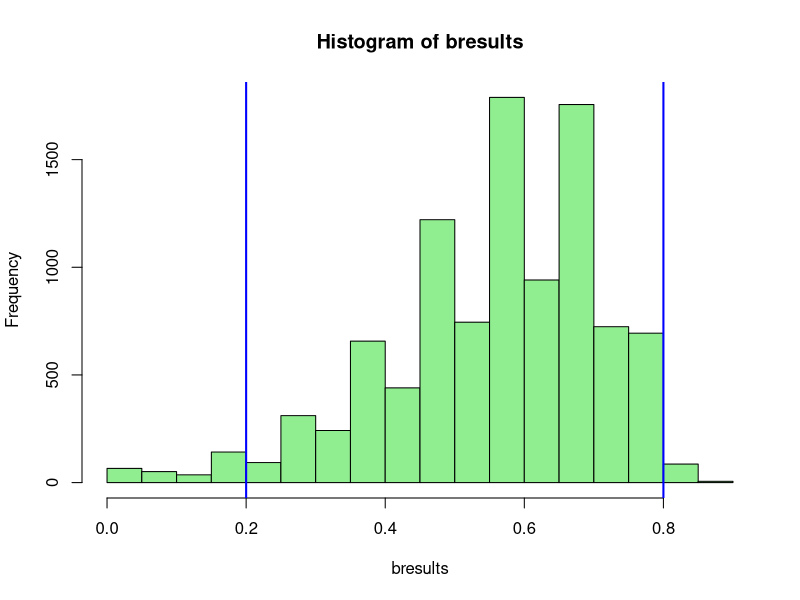

Write the R code that produced this figure.
# Example code supplied for illustrative purposes only. The regression equations below were built
# using 2 years of data from our level 1 trauma academic medical center. They will not work out of the
# box for your institution.
# 2019-2020 Edward G. Brown MS, Patricia K. Howard PhD RN, Daniel Moore MD
# For more information please read the paper SIMULATING EMERGENCY DEPARTMENT BOARDING USING A DIFFERENCE EQUATION 
# at https://doi.org/10.1101/2020.03.19.20039040

bfunc <- function() {

  days <- 30
  lower <- 200
  upper <- 300
  
  threshold <- 40

  xbar.rand <- rep(NA,days)
  xbar.star <- rep(NA,days)
  xbar.start <- rep(NA,days)
  xbar.stop <- rep(NA,days)

  start_int <- 22.44721952
  start_slope <- 0.179980129
  stop_int <- 32.5802325885976
  stop_slope <- 0.492633658985415
  
    
for (i in 1:days)
  xbar.rand[[i]] <-sample(lower:upper, 1)

for (i in 1:days)
  xbar.start[[i]] <- start_int + (xbar.rand[[i]] * start_slope)


for (i in 1:days)
  xbar.stop[[i]] <- stop_int +(xbar.start[[i]] * stop_slope)

# Why 12? In our observed data, the starting day balance of a day (selected at random) was 12. This starts our iteration.
# Patients boarding at Start of Day was 25, Patients start boarding during the day was 57, Patients stop boarding was 70.  
xbar.star[[1]] = 12

for (i in 1:days)
  xbar.star[[i+1]] = ifelse(ceiling((xbar.star[i] + xbar.start[[i]]) - xbar.stop[[i]]) < 0, 0, ceiling((xbar.star[i] + xbar.start[[i]]) - xbar.stop[[i]]) )
 

over_threshold <- length(xbar.star[xbar.star >= threshold])/days

return(over_threshold)
} # end of function


reps <- 10000
bresults <- rep(NA,reps)


for (i in 1:reps)
  bresults[[i]] <- bfunc()



sd(bresults)
summary(bresults)

# percentile method for 95% CI
quantile(bresults, 0.025)
quantile(bresults, 0.975)

hist(bresults, col="lightgreen")
abline(v=quantile(bresults, 0.025),col="blue", lwd=2)
abline(v=quantile(bresults, 0.975),col="blue", lwd=2)

# Uncomment the section below for a non-parametric CI around the median.
# The function will output the achieved CL.
# Note: Numerous ties (especially around the median) may lead to an exceedingly narrow CI.
# This will likely occur more/less depending on the function arguments used and number of bootstrap replications.
# Your results may vary.

# GetCI <- function(v, clevel){
#   
#   v <- sort(v)
#   n <- length(v)
#   cl <- 0
#   prod <- (n+1)*(0.50)
#   Lstar <- floor(prod - 1)
#   Ustar <- floor(prod + 1)
#   
#   while (cl < clevel ) { 
#     
#     l <- pbinom(Lstar,length(v),prob=0.5)
#     u <- pbinom(Ustar,length(v),prob=0.5)
#     cl <- u - l 
#     
#     Lstar <- Lstar - 1
#     Ustar <- Ustar + 1
#     
#   }
#   
#   return(list(cl, v[Lstar], v[Ustar] ))
# }
# 
# # returns the achieved CL and upper/lower bounds
# cls <- GetCI(bresults,0.99) 
# cls
# 
# hist(bresults, col="lightgreen")
# abline(v=cls[2],col="blue", lwd=2)
# abline(v=cls[3],col="blue", lwd=2)
# abline(v=median(bresults),col="red", lwd=2)
